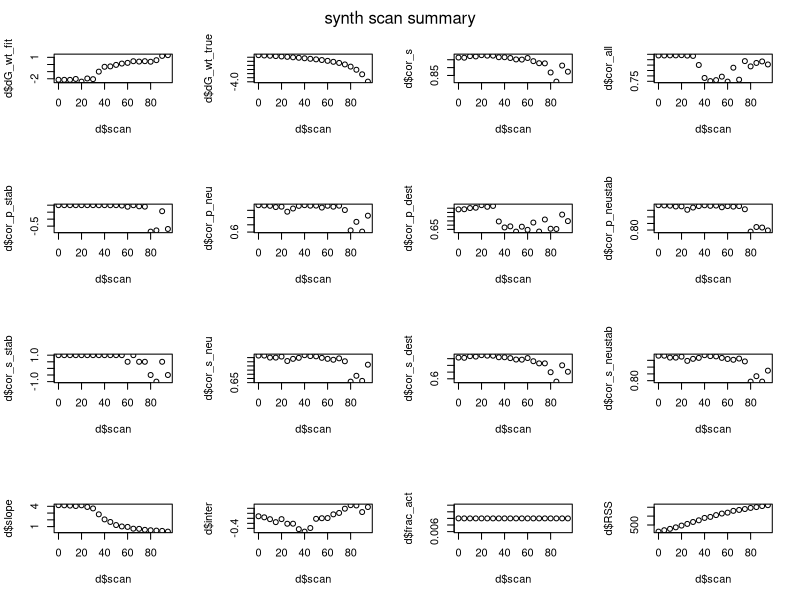
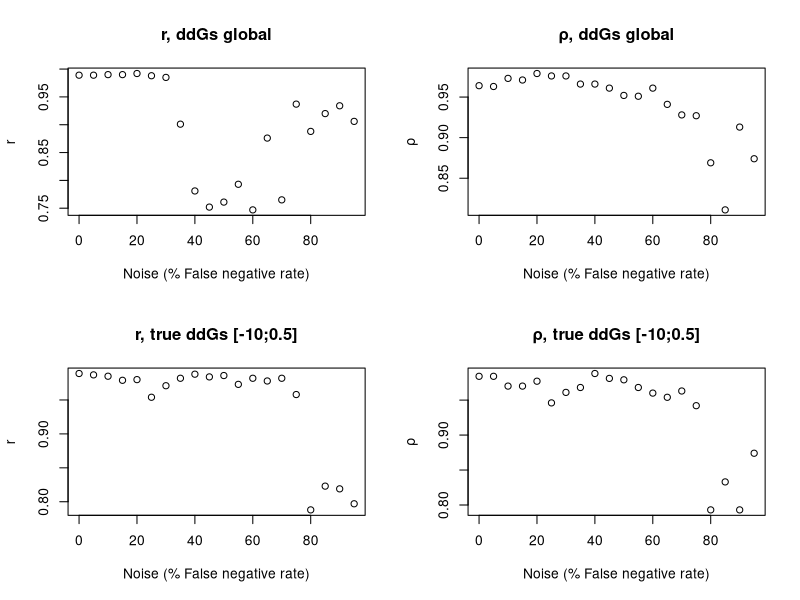
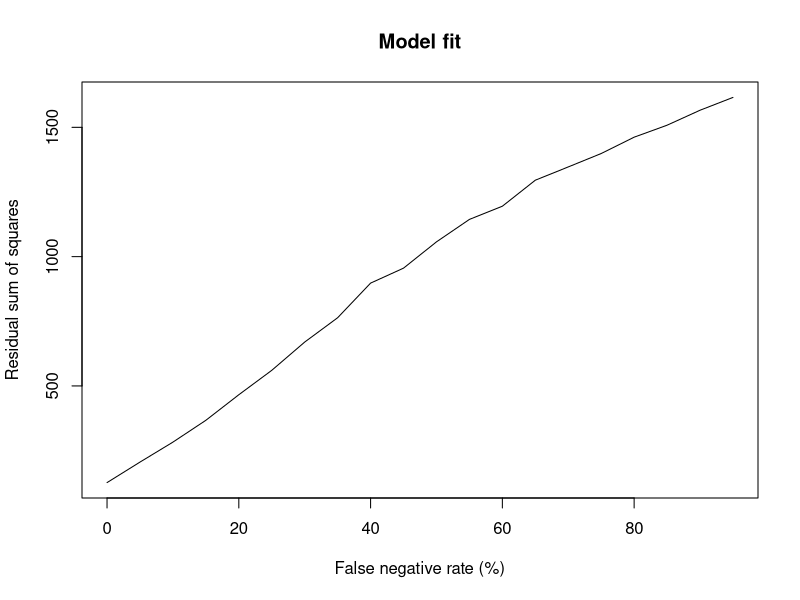

Generate these figures, in order, with R:
# load gmma scan processed output, make plots





# plot scan against all other parameters at sime time, split grid? --> quick overview
# 9 params + scan
plot_summary <- function(d){
  {
    par(mfrow = c(4,4))
    
    plot(d$scan, d$dG_wt_fit)
    plot(d$scan, d$dG_wt_true)
    plot(d$scan, d$cor_s)
    plot(d$scan, d$cor_all)
    # plot(d$scan, d$cor_low)
  
    plot(d$scan, d$cor_p_stab)
    plot(d$scan, d$cor_p_neu)
    plot(d$scan, d$cor_p_dest)
    plot(d$scan, d$cor_p_neustab)
    
    
    plot(d$scan, d$cor_s_stab)
    plot(d$scan, d$cor_s_neu)
    plot(d$scan, d$cor_s_dest)
    plot(d$scan, d$cor_s_neustab)
    
    
    plot(d$scan, d$slope)
    plot(d$scan, d$inter)
    plot(d$scan, d$frac_act)
    plot(d$scan, d$RSS)
  
    # follow ddGs value of specific subst
    # plot(d$scan, d$rank_ddGs_fit_stab)
    # plot(d$scan, d$ddGs_fit_stab)
    # 
        
    mtext("synth scan summary",side = 3,
          line = - 2,
          outer = TRUE)
  }
}

d <- read.table("scan_dat_pruned.txt", header = TRUE)

png("scan_summary.png", width = 10, height = 14, units = "in", res = 200)
plot_summary(d)
dev.off()

# make nice plots of interestning correlations
{
png(sprintf("correlations_summary_%s.png", rev(strsplit(getwd(), "/")[[1]])[1]))

par(mfrow = c(2,2))
# correlations
# global correlations
plot(d$scan, d$cor_all,
     xlab = "Noise (% False negative rate)", ylab = "r", main = "r, ddGs global")
plot(d$scan, d$cor_s,
     xlab = "Noise (% False negative rate)", ylab = "ρ", main = "ρ, ddGs global")

# type = "l" 

# correlations of interest: true stabilising and neutral subst correlations (ddG true [-10;0.5])
plot(d$scan, d$cor_p_neustab, 
     xlab = "Noise (% False negative rate)", ylab = "r", main = "r, true ddGs [-10;0.5]")
plot(d$scan, d$cor_s_neustab, 
     xlab = "Noise (% False negative rate)", ylab = "ρ", main = "ρ, true ddGs [-10;0.5]")

# mtext("synth scan summary",side = 3,
#       line = - 2,
#       outer = TRUE)

dev.off()
}

png(sprintf("GOF_%s.png", rev(strsplit(getwd(), "/")[[1]])[1]))
# model goodness of fit (as residual sum of squares)
plot(d$scan, d$RSS, type = "l"
     ,xlab = "False negative rate (%)", ylab = "Residual sum of squares", main = "Model fit")
dev.off()
